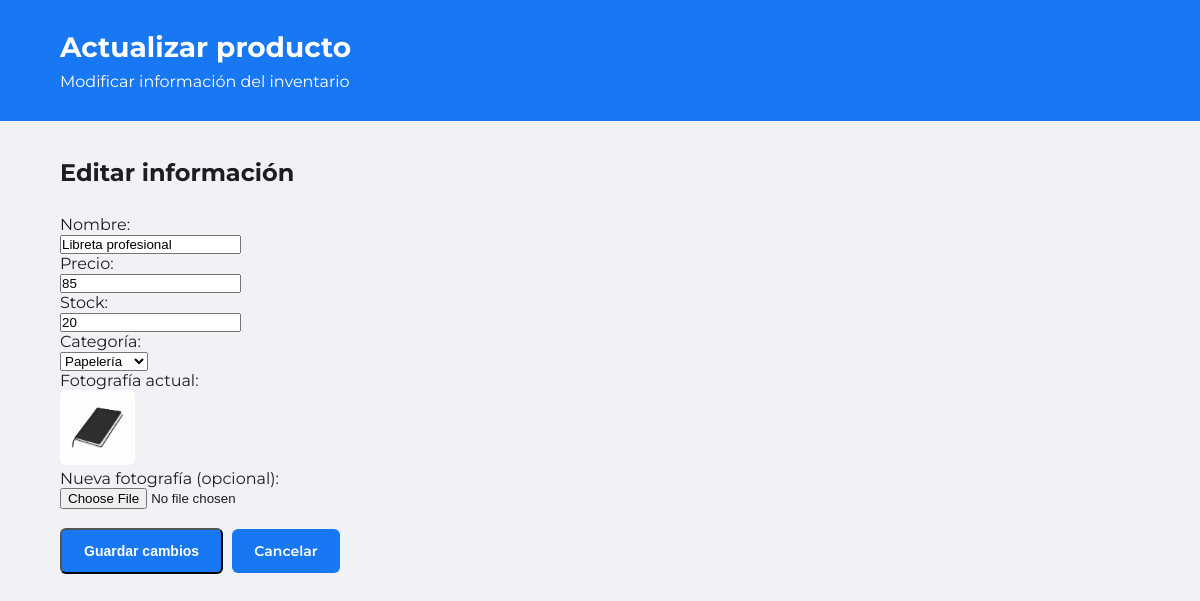
The app's page /update.php?id=2 with its own data.
### tables this page shows
CREATE TABLE `productos` (
  `id_producto` int(11) NOT NULL,
  `nombre` varchar(30) NOT NULL,
  `precio` double NOT NULL,
  `stock` int(11) NOT NULL,
  `foto_p` varchar(100) DEFAULT NULL,
  `categoria_id` int(11) NOT NULL
);

CREATE TABLE `categorias` (
  `id_categoria` int(8) NOT NULL,
  `descripcion` varchar(30) NOT NULL
);

### update.php (the view, shortened to what this page needs)
<?php
require_once 'config.php';
$id = $_GET['id'] ?? '';
$stmt = $conexion->prepare("SELECT * FROM productos WHERE id_producto = ?");
$stmt->bind_param("i", $id);
$stmt->execute();
$producto = $stmt->get_result()->fetch_assoc();
$categorias = $conexion->query("SELECT * FROM categorias ORDER BY descripcion");
?>
<!DOCTYPE html>
<html lang="es">
<head>
    <link rel="stylesheet" href="estilos.css">
</head>
<body>
<header class="encabezado">
    <div class="contenedor">
        <h1>Actualizar producto</h1>
        <p>Modificar información del inventario</p>
    </div>
</header>
<main class="contenedor">
    <section class="bienvenida">
        <h2>Editar información</h2>
        <form method="POST" enctype="multipart/form-data">
            <p>Nombre:</p>
            <input type="text" name="nombre" maxlength="30"
                value="<?php echo htmlspecialchars($producto['nombre']); ?>" required>
            <p>Precio:</p>
            <input type="number" name="precio" step="0.01" min="0"
                value="<?php echo $producto['precio']; ?>" required>
            <p>Stock:</p>
            <input type="number" name="stock" min="0"
                value="<?php echo $producto['stock']; ?>" required>
            <p>Categoría:</p>
            <select name="categoria_id" required>
                <?php while ($cat = $categorias->fetch_assoc()): ?>
                    <option value="<?php echo $cat['id_categoria']; ?>"
                        <?php echo ($cat['id_categoria'] == $producto['categoria_id']) ? 'selected' : ''; ?>>
                        <?php echo htmlspecialchars($cat['descripcion']); ?>
                    </option>
                <?php endwhile; ?>
            </select>
            <p>Fotografía actual:</p>
            <?php if (!empty($producto['foto_p'])): ?>
                <img src="uploads/<?php echo htmlspecialchars(basename($producto['foto_p'])); ?>"
                     class="foto-producto" alt="Fotografía actual">
            <?php endif; ?>
            <p>Nueva fotografía (opcional):</p>
            <input type="file" name="foto_p"
                accept="image/jpeg,image/png,image/gif">
            <br><br>
            <button type="submit" class="boton">
                Guardar cambios</button>
            <a href="read.php" class="boton">Cancelar</a>
        </form>
    </section>
</main>
</body>
</html>

### estilos.css (style rules this page uses)
* { margin: 0; padding: 0; box-sizing: border-box; }
body { font-family: 'Montserrat', sans-serif; background: #F0F2F5; color: #1C1E21; }
.contenedor { width: 90%; max-width: 1100px; margin: auto; }
.encabezado { background: #1877F2; color: white; padding: 30px 0; }
.encabezado h1 { font-size: 28px; margin-bottom: 8px; }
.bienvenida { margin: 35px 0 25px; }
.boton { background: #1877F2; color: white; padding: 13px 22px; text-decoration: none; border-radius: 6px; font-size: 14px; font-weight: 600; }
.foto-producto { width: 75px; height: 75px; object-fit: contain; border-radius: 6px; }
.bienvenida .boton { margin-right: 5px; }
.bienvenida h2 { margin-bottom: 25px; line-height: 1.4; }
.bienvenida .boton { display: inline-block; margin-bottom: 15px; }

### records on screen
productos: nombre "Libreta profesional", precio "85", stock "20", categoria_id "Papelería", foto_p (picture)
